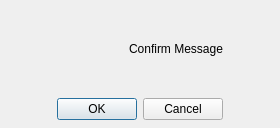
<?xml version="1.0" encoding="UTF-8"?>
<ui version="4.0">
 <class>ConfirmationDialog</class>
 <widget class="QDialog" name="ConfirmationDialog">
  <property name="geometry">
   <rect>
    <x>0</x>
    <y>0</y>
    <width>280</width>
    <height>128</height>
   </rect>
  </property>
  <property name="minimumSize">
   <size>
    <width>280</width>
    <height>128</height>
   </size>
  </property>
  <property name="maximumSize">
   <size>
    <width>16777215</width>
    <height>128</height>
   </size>
  </property>
  <property name="windowTitle">
   <string>Dialog</string>
  </property>
  <property name="modal">
   <bool>true</bool>
  </property>
  <layout class="QGridLayout" name="gridLayout">
   <property name="margin">
    <number>8</number>
   </property>
   <property name="spacing">
    <number>8</number>
   </property>
   <item row="0" column="0">
    <widget class="QLabel" name="confirmIcon">
     <property name="sizePolicy">
      <sizepolicy hsizetype="Minimum" vsizetype="Minimum">
       <horstretch>0</horstretch>
       <verstretch>0</verstretch>
      </sizepolicy>
     </property>
     <property name="minimumSize">
      <size>
       <width>64</width>
       <height>64</height>
      </size>
     </property>
     <property name="maximumSize">
      <size>
       <width>64</width>
       <height>64</height>
      </size>
     </property>
     <property name="text">
      <string/>
     </property>
     <property name="pixmap">
      <pixmap resource="../maxcommander.qrc">:/help_black</pixmap>
     </property>
     <property name="scaledContents">
      <bool>true</bool>
     </property>
    </widget>
   </item>
   <item row="1" column="0" colspan="2">
    <widget class="QDialogButtonBox" name="buttonBox">
     <property name="sizePolicy">
      <sizepolicy hsizetype="Expanding" vsizetype="Minimum">
       <horstretch>0</horstretch>
       <verstretch>0</verstretch>
      </sizepolicy>
     </property>
     <property name="orientation">
      <enum>Qt::Horizontal</enum>
     </property>
     <property name="standardButtons">
      <set>QDialogButtonBox::Cancel|QDialogButtonBox::Ok</set>
     </property>
     <property name="centerButtons">
      <bool>true</bool>
     </property>
    </widget>
   </item>
   <item row="0" column="1">
    <widget class="QLabel" name="confirmLabel">
     <property name="sizePolicy">
      <sizepolicy hsizetype="Minimum" vsizetype="Expanding">
       <horstretch>0</horstretch>
       <verstretch>0</verstretch>
      </sizepolicy>
     </property>
     <property name="text">
      <string>Confirm Message</string>
     </property>
     <property name="textFormat">
      <enum>Qt::PlainText</enum>
     </property>
     <property name="alignment">
      <set>Qt::AlignCenter</set>
     </property>
     <property name="wordWrap">
      <bool>true</bool>
     </property>
     <property name="indent">
      <number>0</number>
     </property>
    </widget>
   </item>
  </layout>
 </widget>
 <resources>
  <include location="../maxcommander.qrc"/>
 </resources>
 <connections>
  <connection>
   <sender>buttonBox</sender>
   <signal>accepted()</signal>
   <receiver>ConfirmationDialog</receiver>
   <slot>accept()</slot>
   <hints>
    <hint type="sourcelabel">
     <x>246</x>
     <y>106</y>
    </hint>
    <hint type="destinationlabel">
     <x>157</x>
     <y>158</y>
    </hint>
   </hints>
  </connection>
  <connection>
   <sender>buttonBox</sender>
   <signal>rejected()</signal>
   <receiver>ConfirmationDialog</receiver>
   <slot>reject()</slot>
   <hints>
    <hint type="sourcelabel">
     <x>314</x>
     <y>112</y>
    </hint>
    <hint type="destinationlabel">
     <x>286</x>
     <y>158</y>
    </hint>
   </hints>
  </connection>
 </connections>
</ui>
